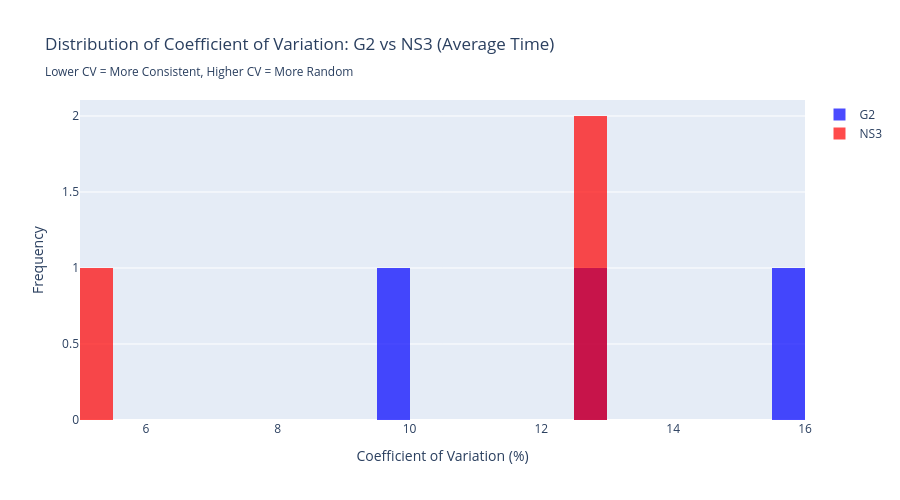
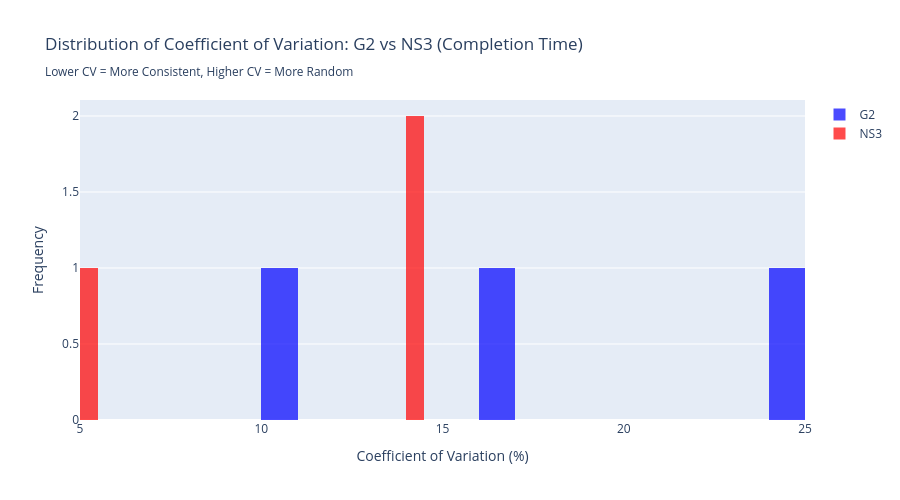
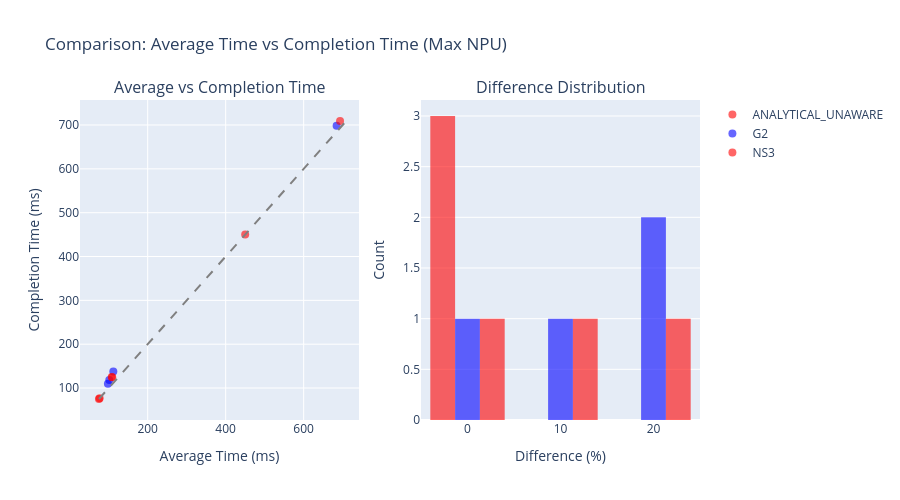

The code cell stored with these charts, in order, in its notebook:
### Code cell
# --- Statistical Summary of Randomness Effects ---

print(f"\n{'='*80}")
print("DETAILED STATISTICAL ANALYSIS: Average vs Completion Time")
print(f"{'='*80}\n")

# Analyze both metrics
for metric_col, metric_name in [('avg_time', 'Average Time'), ('max_time', 'Completion Time')]:
    print(f"\n{'='*40}")
    print(f"METRIC: {metric_name}")
    print(f"{'='*40}\n")
    
    # Create comparison table
    comparison_data = []
    for group_keys, group_df in comp_df.groupby(['workload', 'group_id', 'topology']):
        wl, gid, topo = group_keys
        
        g2_runs = group_df[group_df['sim_type'] == 'G2']
        ns3_runs = group_df[group_df['sim_type'] == 'NS3']
        
        if g2_runs.empty or ns3_runs.empty:
            continue
        
        g2_times = g2_runs[metric_col]
        ns3_times = ns3_runs[metric_col]
        
        comparison_data.append({
            'Workload': wl,
            'Group': gid,
            'Topology': topo,
            'G2 Mean (ms)': g2_times.mean() / 1_000_000,
            'G2 Std (ms)': g2_times.std() / 1_000_000,
            'G2 CV (%)': (g2_times.std() / g2_times.mean() * 100) if g2_times.mean() > 0 else 0,
            'G2 Runs': len(g2_runs),
            'NS3 Mean (ms)': ns3_times.mean() / 1_000_000,
            'NS3 Std (ms)': ns3_times.std() / 1_000_000,
            'NS3 CV (%)': (ns3_times.std() / ns3_times.mean() * 100) if ns3_times.mean() > 0 else 0,
            'NS3 Runs': len(ns3_runs),
            'Mean Divergence (%)': ((ns3_times.mean() - g2_times.mean()) / g2_times.mean() * 100),
            'Best NS3 vs G2 Mean (%)': ((ns3_times.min() - g2_times.mean()) / g2_times.mean() * 100),
            'Worst NS3 vs G2 Mean (%)': ((ns3_times.max() - g2_times.mean()) / g2_times.mean() * 100),
        })

    comparison_summary_df = pd.DataFrame(comparison_data)

    # Display summary statistics
    print(f"--- Summary Statistics for {metric_name} ---\n")
    print(f"G2 Variability:")
    print(f"  Average CV: {comparison_summary_df['G2 CV (%)'].mean():.3f}%")
    print(f"  Std Dev of CV: {comparison_summary_df['G2 CV (%)'].std():.3f}%")
    print(f"  Max CV: {comparison_summary_df['G2 CV (%)'].max():.3f}%")
    print()
    print(f"NS3 Variability:")
    print(f"  Average CV: {comparison_summary_df['NS3 CV (%)'].mean():.3f}%")
    print(f"  Std Dev of CV: {comparison_summary_df['NS3 CV (%)'].std():.3f}%")
    print(f"  Max CV: {comparison_summary_df['NS3 CV (%)'].max():.3f}%")
    print()
    print(f"Divergence Analysis:")
    print(f"  Mean Divergence: {comparison_summary_df['Mean Divergence (%)'].mean():.2f}%")
    print(f"  Best Case (Best NS3 vs G2): {comparison_summary_df['Best NS3 vs G2 Mean (%)'].mean():.2f}%")
    print(f"  Worst Case (Worst NS3 vs G2): {comparison_summary_df['Worst NS3 vs G2 Mean (%)'].mean():.2f}%")
    print()

    # Display sorted table
    print(f"\n--- Top 10 Configurations by NS3 Variability (CV) for {metric_name} ---")
    display(comparison_summary_df.sort_values('NS3 CV (%)', ascending=False).head(10))

    # Create comparison visualization
    fig = go.Figure()

    fig.add_trace(go.Histogram(
        x=comparison_summary_df['G2 CV (%)'],
        name='G2',
        opacity=0.7,
        marker_color='blue',
        nbinsx=20
    ))

    fig.add_trace(go.Histogram(
        x=comparison_summary_df['NS3 CV (%)'],
        name='NS3',
        opacity=0.7,
        marker_color='red',
        nbinsx=20
    ))

    fig.update_layout(
        title=f'Distribution of Coefficient of Variation: G2 vs NS3 ({metric_name})<br><sub>Lower CV = More Consistent, Higher CV = More Random</sub>',
        xaxis_title='Coefficient of Variation (%)',
        yaxis_title='Frequency',
        barmode='overlay',
        height=500
    )

    fig.show()

# --- Comparison between Average and Max metrics ---
print(f"\n{'='*80}")
print("COMPARISON: Average Time vs Completion Time (Max)")
print(f"{'='*80}\n")

# Calculate differences between avg and max for each sim type
comparison_avg_max = []
for group_keys, group_df in comp_df.groupby(['workload', 'group_id', 'topology', 'sim_type']):
    wl, gid, topo, sim = group_keys
    
    avg_mean = group_df['avg_time'].mean() / 1_000_000
    max_mean = group_df['max_time'].mean() / 1_000_000
    diff_pct = ((max_mean - avg_mean) / avg_mean * 100) if avg_mean > 0 else 0
    
    comparison_avg_max.append({
        'Workload': wl,
        'Group': gid,
        'Topology': topo,
        'Sim Type': sim,
        'Avg Time (ms)': avg_mean,
        'Max Time (ms)': max_mean,
        'Difference (ms)': max_mean - avg_mean,
        'Difference (%)': diff_pct
    })

avg_max_df = pd.DataFrame(comparison_avg_max)

print("--- How much higher is Completion Time vs Average Time? ---\n")
for sim_type in avg_max_df['Sim Type'].unique():
    sim_data = avg_max_df[avg_max_df['Sim Type'] == sim_type]
    print(f"{sim_type}:")
    print(f"  Average difference: {sim_data['Difference (%)'].mean():.2f}%")
    print(f"  Median difference: {sim_data['Difference (%)'].median():.2f}%")
    print(f"  Max difference: {sim_data['Difference (%)'].max():.2f}%")
    print()

# Visualization
fig = make_subplots(
    rows=1, cols=2,
    subplot_titles=('Average vs Completion Time', 'Difference Distribution')
)

for sim_type in avg_max_df['Sim Type'].unique():
    sim_data = avg_max_df[avg_max_df['Sim Type'] == sim_type]
    color = 'blue' if sim_type == 'G2' else 'red'
    
    fig.add_trace(go.Scatter(
        x=sim_data['Avg Time (ms)'],
        y=sim_data['Max Time (ms)'],
        mode='markers',
        name=sim_type,
        marker=dict(color=color, size=8, opacity=0.6)
    ), row=1, col=1)

# Add diagonal line
min_val = avg_max_df[['Avg Time (ms)', 'Max Time (ms)']].min().min()
max_val = avg_max_df[['Avg Time (ms)', 'Max Time (ms)']].max().max()
fig.add_trace(go.Scatter(
    x=[min_val, max_val],
    y=[min_val, max_val],
    mode='lines',
    name='y=x',
    line=dict(dash='dash', color='gray'),
    showlegend=False
), row=1, col=1)

# Histogram of differences
for sim_type in avg_max_df['Sim Type'].unique():
    sim_data = avg_max_df[avg_max_df['Sim Type'] == sim_type]
    color = 'blue' if sim_type == 'G2' else 'red'
    
    fig.add_trace(go.Histogram(
        x=sim_data['Difference (%)'],
        name=f'{sim_type} Diff',
        marker_color=color,
        opacity=0.6,
        showlegend=False
    ), row=1, col=2)

fig.update_xaxes(title_text="Average Time (ms)", row=1, col=1)
fig.update_yaxes(title_text="Completion Time (ms)", row=1, col=1)
fig.update_xaxes(title_text="Difference (%)", row=1, col=2)
fig.update_yaxes(title_text="Count", row=1, col=2)

fig.update_layout(
    title='Comparison: Average Time vs Completion Time (Max NPU)',
    height=500,
    showlegend=True
)

fig.show()

print(f"\n{'='*80}\n")

### Figure 1 — Plotly figure (JSON) as saved in the notebook; plotly's stock layout.template omitted (floating-point values rounded to 4 significant figures)
{"data": [{"marker": {"color": "blue"}, "name": "G2", "nbinsx": 20, "opacity": 0.7, "type": "histogram", "x": [15.74, 12.85, 9.864]}, {"marker": {"color": "red"}, "name": "NS3", "nbinsx": 20, "opacity": 0.7, "type": "histogram", "x": [12.9, 12.61, 5.401]}], "layout": {"barmode": "overlay", "height": 500, "title": {"text": "Distribution of Coefficient of Variation: G2 vs NS3 (Average Time)<br><sub>Lower CV = More Consistent, Higher CV = More Random</sub>"}, "xaxis": {"title": {"text": "Coefficient of Variation (%)"}}, "yaxis": {"title": {"text": "Frequency"}}}}

### Figure 2 — Plotly figure (JSON) as saved in the notebook; plotly's stock layout.template omitted (floating-point values rounded to 4 significant figures)
{"data": [{"marker": {"color": "blue"}, "name": "G2", "nbinsx": 20, "opacity": 0.7, "type": "histogram", "x": [24.8, 16.94, 10.39]}, {"marker": {"color": "red"}, "name": "NS3", "nbinsx": 20, "opacity": 0.7, "type": "histogram", "x": [14.47, 14.4, 5.282]}], "layout": {"barmode": "overlay", "height": 500, "title": {"text": "Distribution of Coefficient of Variation: G2 vs NS3 (Completion Time)<br><sub>Lower CV = More Consistent, Higher CV = More Random</sub>"}, "xaxis": {"title": {"text": "Coefficient of Variation (%)"}}, "yaxis": {"title": {"text": "Frequency"}}}}

### Figure 3 — Plotly figure (JSON) as saved in the notebook; plotly's stock layout.template omitted (floating-point values rounded to 4 significant figures)
{"data": [{"marker": {"color": "red", "opacity": 0.6, "size": 8}, "mode": "markers", "name": "ANALYTICAL_UNAWARE", "type": "scatter", "x": [75.0, 76.8, 450.0], "xaxis": "x", "y": [75.0, 76.8, 450.0], "yaxis": "y"}, {"marker": {"color": "blue", "opacity": 0.6, "size": 8}, "mode": "markers", "name": "G2", "type": "scatter", "x": [101.6, 111.8, 97.98, 684.5], "xaxis": "x", "y": [118.3, 137.8, 110.1, 698.1], "yaxis": "y"}, {"marker": {"color": "red", "opacity": 0.6, "size": 8}, "mode": "markers", "name": "NS3", "type": "scatter", "x": [107.7, 109.0, 693.3], "xaxis": "x", "y": [125.0, 124.9, 709.1], "yaxis": "y"}, {"line": {"color": "gray", "dash": "dash"}, "mode": "lines", "name": "y=x", "showlegend": false, "type": "scatter", "x": [75.0, 709.1], "xaxis": "x", "y": [75.0, 709.1], "yaxis": "y"}, {"marker": {"color": "red"}, "name": "ANALYTICAL_UNAWARE Diff", "opacity": 0.6, "showlegend": false, "type": "histogram", "x": [0.0, 0.0, 0.0], "xaxis": "x2", "yaxis": "y2"}, {"marker": {"color": "blue"}, "name": "G2 Diff", "opacity": 0.6, "showlegend": false, "type": "histogram", "x": [16.5, 23.19, 12.33, 1.983], "xaxis": "x2", "yaxis": "y2"}, {"marker": {"color": "red"}, "name": "NS3 Diff", "opacity": 0.6, "showlegend": false, "type": "histogram", "x": [16.01, 14.55, 2.281], "xaxis": "x2", "yaxis": "y2"}], "layout": {"annotations": [{"font": {"size": 16}, "showarrow": false, "text": "Average vs Completion Time", "x": 0.225, "xanchor": "center", "xref": "paper", "y": 1, "yanchor": "bottom", "yref": "paper"}, {"font": {"size": 16}, "showarrow": false, "text": "Difference Distribution", "x": 0.775, "xanchor": "center", "xref": "paper", "y": 1, "yanchor": "bottom", "yref": "paper"}], "height": 500, "showlegend": true, "title": {"text": "Comparison: Average Time vs Completion Time (Max NPU)"}, "xaxis": {"anchor": "y", "domain": [0, 0.45], "title": {"text": "Average Time (ms)"}}, "xaxis2": {"anchor": "y2", "domain": [0.55, 1], "title": {"text": "Difference (%)"}}, "yaxis": {"anchor": "x", "domain": [0, 1], "title": {"text": "Completion Time (ms)"}}, "yaxis2": {"anchor": "x2", "domain": [0, 1], "title": {"text": "Count"}}}}
